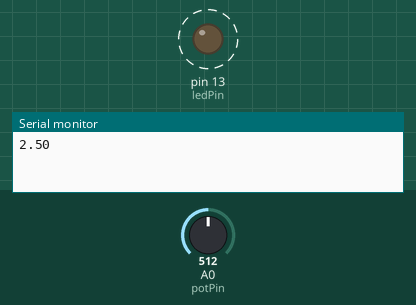
Simulated run of this sketch. Board: Arduino Uno, built with avr-gcc and run on an emulated ATmega328P. On the bench: output pins drawn as LEDs (lit = HIGH), the last lines printed to the serial monitor. Dashed ring = blinking. The inputs (shaded band) are chosen by the test bench; at power-on: A0 (potPin) = 512.

Above: at 1.8 s.
1.9 s: A0 (potPin) set to 306
At 2.2 s:
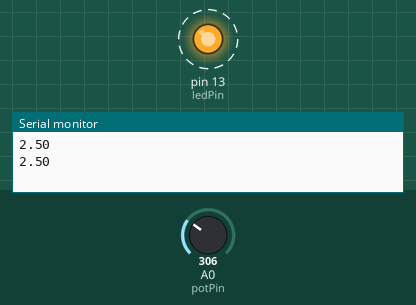
5.4 s: A0 (potPin) set to 122
At 5.57 s:
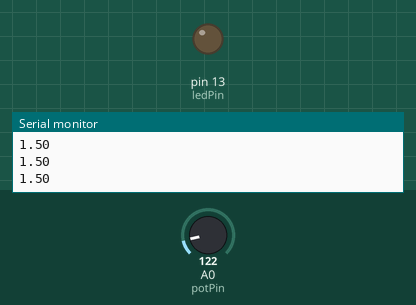
Timing chart, 0 to 14.9 s (numbered marks = the images above; inputs shaded):
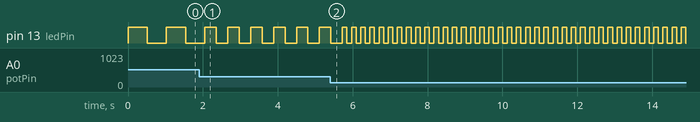

Measured:
- after the input at 1.9 s, pin 13 (ledPin): alternates HIGH for 0.31 s and LOW for 0.31 s, starting after 0.46 s
- by itself, pin 13 (ledPin): alternates HIGH for 0.51 s and LOW for 0.51 s

The sketch:

voltimeter.ino
```cpp
int potPin = 0; // pin number where the potentiometer is connected
int ledPin = 13 ; // pin number of the on-board LED
int potValue = 0 ; // variable storing the voltage value measured at potPin pin
float voltageValue = 0.; // variable storing the voltage calculated

void setup()
{
    Serial.begin(9600);
    pinMode(ledPin, OUTPUT);
}

void loop()
{
    potValue = analogRead(potPin);
    digitalWrite(ledPin, HIGH);
    delay(potValue);
    digitalWrite(ledPin, LOW);
    delay(potValue);
    voltageValue = 5. * (potValue / 1023.) ;
    Serial.println(voltageValue);
}
```
